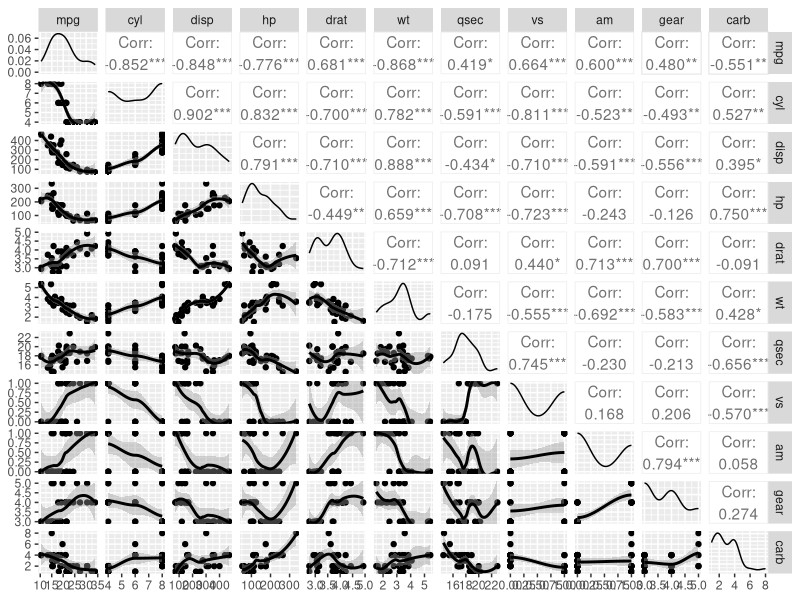
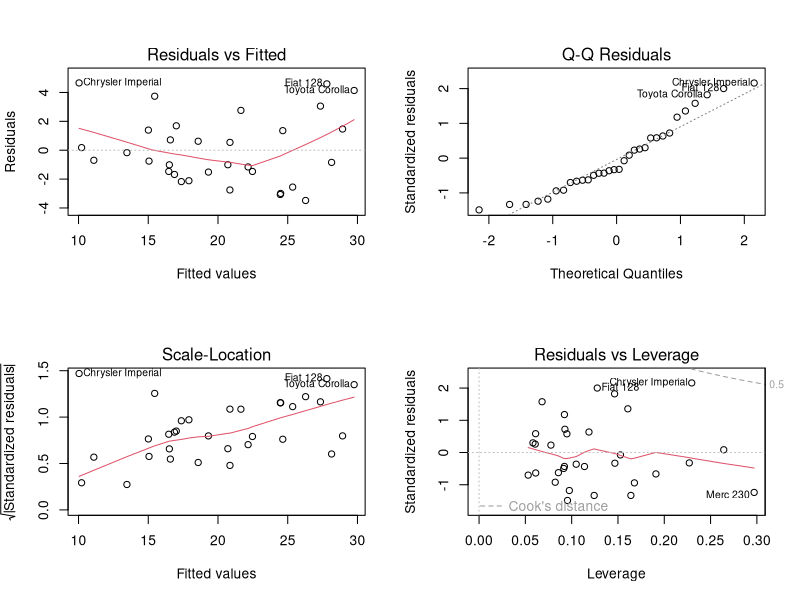

These figures' R source, in order:
## ---- chunk 1
suppressMessages(library(dplyr))
suppressMessages(library(GGally))
suppressMessages(library(MASS))
suppressMessages(library(car))
suppressMessages(library(knitr))
## ---- chunk 2
data(mtcars)
bareData <- mtcars
kable(as.data.frame(lapply(mtcars,class)))
## ---- chunk 3
mtcars <- mtcars %>%
  mutate(cyl = factor(cyl), vs = factor(vs), gear = factor(gear), carb = factor(carb), am = factor(am))
## ---- chunk 4
t1 <- t.test(mpg ~ am, data=mtcars, var.equal=FALSE)
basicFit <- lm(mpg ~ am, data=mtcars)
df <- data.frame(paste("[", round(t1$conf.int[1],4), ", ", round(t1$conf.int[2],4), "]", sep=""), round(unname(t1$parameter), 2), qt(.975, unname(t1$parameter)), unname(t1$statistic), t1$p.value, unname(t1$estimate[1]), unname(t1$estimate[2]), unname(summary(basicFit)$r.squared))
kable(df, col.names = c("Conf Int", "Deg F", "Tabulated t-value", "t-Statistic", "p-value", "Mean (auto)", "Mean (man)", "R Sq"), digits = 4)
## ---- chunk 5
fit1 <- lm(mpg ~ am, data=mtcars)
fit2 <- lm(mpg ~ am + wt, data = mtcars)
fit3 <- lm(mpg ~ am + wt + qsec, data=mtcars)
anova(fit1, fit2, fit3)
## ---- chunk 6
vif(fit2)
vif(fit3)
## ---- chunk 7
finalFit <- lm(mpg ~ am + wt + qsec, data=mtcars)
kable(data.frame(coef(finalFit)), col.names = c("Estimate"))
## ---- chunk 8
kable(confint(finalFit))
## ---- chunk 9
ggpairs(bareData, lower = list(continuous = wrap("smooth", method = "loess")))
## ---- chunk 10
par(mfrow = c(2, 2))
plot(finalFit)
